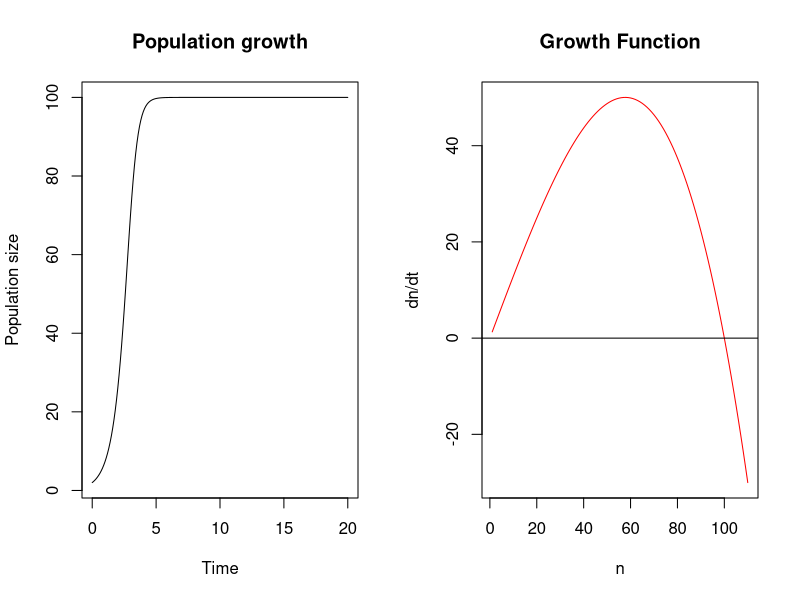
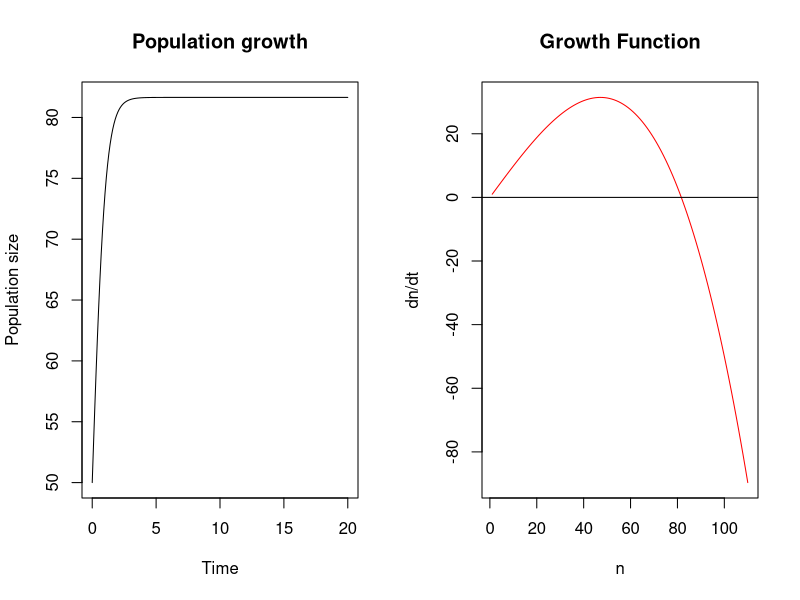
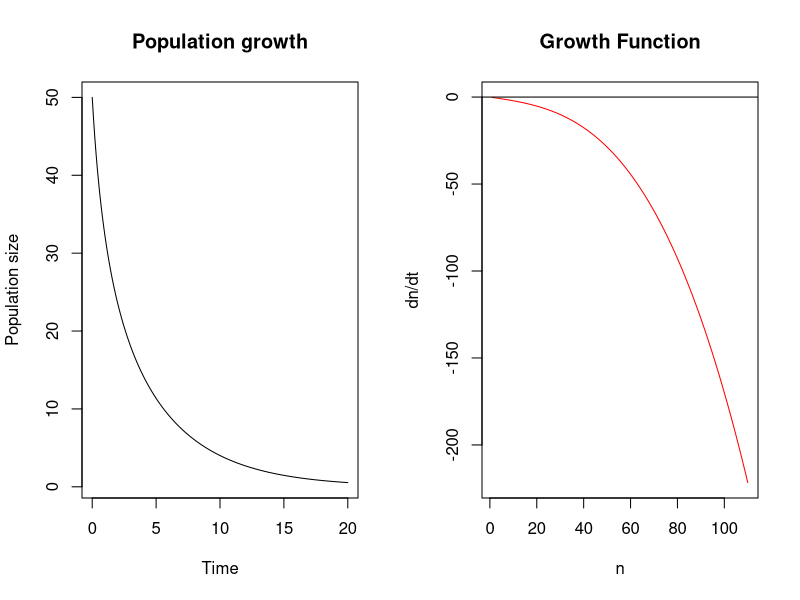

Recreate these plots in R, in order.
## ---- chunk 1
knitr::opts_chunk$set(echo = TRUE)
## ---- chunk 2
library(deSolve)

#define the drowth function

populationGrowth <- function(t, n, P) {
  dndt <- P$r0 * n * (1 - n**2/P$K**2)
  list(dndt)
  
}

# set the vector of time-points for the output
timevec <- seq(0, 20, by=0.1)

# list of parameters

P <- list(r0 = 1.3, K = 100)

n0 <- 2 #initial population size

# call the ode function
n <- 1:110
out <- ode(y = n0, func = populationGrowth, times = timevec, parms = P)
dndt <- unlist(populationGrowth(1, n, P))
par(mfrow = c(1,2))
plot(out[,1], out[,2], type='l', main = 'Population growth', 
     xlab='Time', ylab='Population size')
plot(n, dndt, type='l', main='Growth Function', xlab='n', ylab='dn/dt',col='red')
abline(0,0)

## ---- chunk 3
library(deSolve)
#define the drowth function with fishing
populationGrowth <- function(t, n, P) {
  dndt <- P$r0 * n * (1 - n**2/P$K**2) - n*P$h
  list(dndt)
}
# set the vector of time-points for the output
timevec <- seq(0, 20, by=0.1)
# list of parameters
P <- list(r0 = 1.5, K = 100, h = 0.5)
n0 <- 50 #initial population size
# call the ode function
out <- ode(y = n0, func = populationGrowth, times = timevec, parms = P)
n <- 1:110
dndt <- unlist(populationGrowth(1, n, P))
par(mfrow = c(1,2))
plot(out[,1], out[,2], type='l', main = 'Population growth', xlab='Time', ylab='Population size')
plot(n, dndt, type='l', main='Growth Function', xlab='n', ylab='dn/dt',col='red')
abline(0,0)

## ---- chunk 4
library(deSolve)
#define the drowth function with fishing
populationGrowth <- function(t, n, P) {
  dndt <- P$r0 * n * (1 - n**2/P$K**2) - n*P$h
  list(dndt)
}
# set the vector of time-points for the output
timevec <- seq(0, 20, by=0.1)
# list of parameters
P <- list(r0 = 1.5, K = 100, h = 1.7)
n0 <- 50 #initial population size
# call the ode function
out <- ode(y = n0, func = populationGrowth, times = timevec, parms = P)
n <- 1:110
dndt <- unlist(populationGrowth(1, n, P))
par(mfrow = c(1,2))
plot(out[,1], out[,2], type='l', main = 'Population growth', xlab='Time', ylab='Population size')
plot(n, dndt, type='l', main='Growth Function', xlab='n', ylab='dn/dt',col='red')
abline(0,0)
